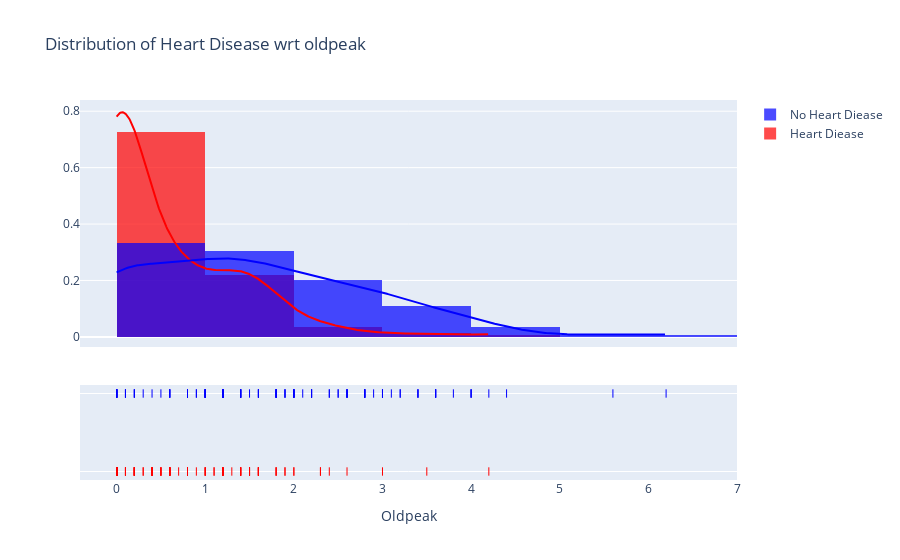

The code cell stored with this chart in its notebook:
### Code cell
ff_age = ff.create_distplot([heart_df[heart_df.output==1].oldpeak, heart_df[heart_df.output==0].oldpeak],
                           ['Heart Diease', 'No Heart Diease'], colors=['red', 'blue'])
ff_age.update_layout(title='Distribution of Heart Disease wrt oldpeak', xaxis_title='Oldpeak')
ff_age.show()

### Figure 1 — Plotly figure (JSON) as saved in the notebook; plotly's stock layout.template omitted (floating-point values rounded to 4 significant figures; data arrays with more than 128 entries replaced by an {"elided": "..."} marker saying what was removed)
{"data": [{"histnorm": "probability density", "legendgroup": "Heart Diease", "marker": {"color": "red"}, "name": "Heart Diease", "opacity": 0.7, "type": "histogram", "x": {"elided": "165 float values"}, "xaxis": "x", "xbins": {"end": 4.2, "size": 1, "start": 0}, "yaxis": "y"}, {"histnorm": "probability density", "legendgroup": "No Heart Diease", "marker": {"color": "blue"}, "name": "No Heart Diease", "opacity": 0.7, "type": "histogram", "x": {"elided": "138 float values"}, "xaxis": "x", "xbins": {"end": 6.2, "size": 1, "start": 0}, "yaxis": "y"}, {"legendgroup": "Heart Diease", "marker": {"color": "red"}, "mode": "lines", "name": "Heart Diease", "showlegend": false, "type": "scatter", "x": {"elided": "500 float values"}, "xaxis": "x", "y": {"elided": "500 float values"}, "yaxis": "y"}, {"legendgroup": "No Heart Diease", "marker": {"color": "blue"}, "mode": "lines", "name": "No Heart Diease", "showlegend": false, "type": "scatter", "x": {"elided": "500 float values"}, "xaxis": "x", "y": {"elided": "500 float values"}, "yaxis": "y"}, {"legendgroup": "Heart Diease", "marker": {"color": "red", "symbol": "line-ns-open"}, "mode": "markers", "name": "Heart Diease", "showlegend": false, "type": "scatter", "x": {"elided": "165 float values"}, "xaxis": "x", "y": {"elided": "165 str values"}, "yaxis": "y2"}, {"legendgroup": "No Heart Diease", "marker": {"color": "blue", "symbol": "line-ns-open"}, "mode": "markers", "name": "No Heart Diease", "showlegend": false, "type": "scatter", "x": {"elided": "138 float values"}, "xaxis": "x", "y": {"elided": "138 str values"}, "yaxis": "y2"}], "layout": {"autosize": true, "barmode": "overlay", "hovermode": "closest", "legend": {"traceorder": "reversed"}, "title": {"text": "Distribution of Heart Disease wrt oldpeak"}, "xaxis": {"anchor": "y2", "autorange": true, "domain": [0, 1], "range": [-0.4028, 7], "title": {"text": "Oldpeak"}, "type": "linear", "zeroline": false}, "yaxis": {"anchor": "free", "autorange": true, "domain": [0.35, 1], "position": 0, "range": [-0.03577, 0.8397], "type": "linear"}, "yaxis2": {"anchor": "x", "autorange": true, "domain": [0, 0.25], "dtick": 1, "range": [-0.1818, 1.182], "showticklabels": false, "type": "category"}}}
